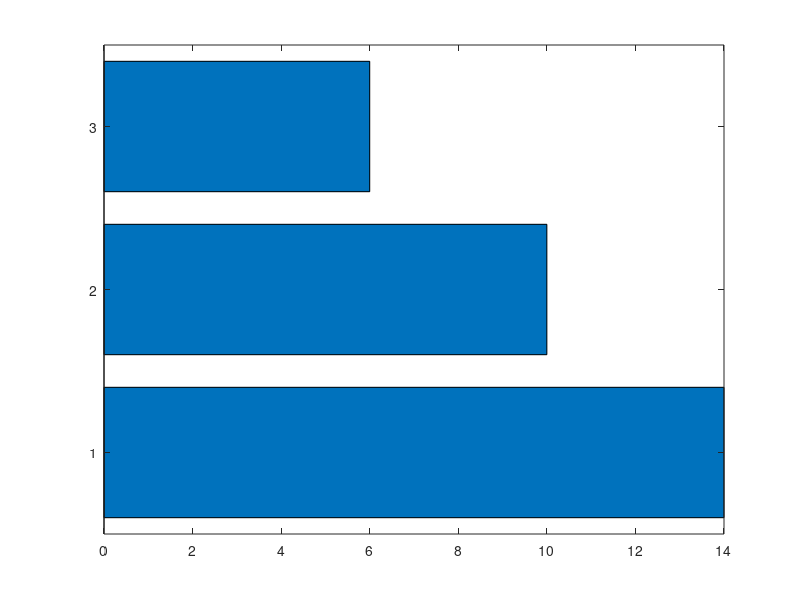

Recreate this plot in MATLAB. (Note: this script raises an error after producing the figure.)
% MATLAB Code for Horizontal Bar Chart - ENERGY SOURCES

% 1. Define the categories and their corresponding counts
categories = {'Gas', 'Wood', 'Electricity'};
counts = [10, 6, 14];

% To make the chart more intuitive, let's sort the data
[sorted_counts, sort_order] = sort(counts, 'descend');
sorted_categories = categories(sort_order);

% 2. Create the horizontal bar chart
fig1 = figure; % Creates a new figure window for the first chart
set (fig1, "Position", [100, 100, 600, 200])
b = barh(sorted_counts);

% --- NEW: Add custom colors ---
% Define RGB colors for the bars (rows correspond to sorted data)
bar_colors = [
    0.1, 0.5, 0.8;  % Blue for 'Electricity' (highest)
    0.9, 0.4, 0.1;  % Orange for 'Gas'
    0.5, 0.3, 0.1   % Brown for 'Wood' (lowest)
];
b.FaceColor = 'flat';      % Allow each bar to have a different color
b.CData = bar_colors;      % Apply the color matrix

% 3. Customize the chart for clarity
title('Household Energy Sources');
xlabel('Number of Households');
ylabel('Energy Source');
set(gca, 'yticklabel', sorted_categories);
xlim([0, 17]); % Set x-axis limit
grid on;

% 4. Add the exact counts as text labels on the bars
xtips = b.YData;
ytips = b.XData;
labels = string(xtips);
text(xtips-0.5, ytips, labels, 'HorizontalAlignment', 'center', 'VerticalAlignment', 'middle', 'Color', 'white', 'FontWeight', 'bold');

% Adjust axis limits to provide some space
ylim([0.5, length(categories) + 0.5]);

%% Electricity access

% MATLAB Code for Horizontal Bar Chart - GRID CONNECTION

% 1. Define the new categories and their counts from the image
categories_grid = {'Grid', 'Illegal', 'Off-Grid'};
counts_grid = [14, 5, 3];

% Sort the data for better visualization
[sorted_counts_grid, sort_order_grid] = sort(counts_grid, 'descend');
sorted_categories_grid = categories_grid(sort_order_grid);

% 2. Create the new horizontal bar chart in a new figure
fig2 = figure; % Creates a new figure window for the second chart
set (fig2, "Position", [200, 200, 600, 200])
b2 = barh(sorted_counts_grid);

% --- Add custom colors ---
% Define RGB colors for the new set of bars
bar_colors_grid = [
    0.2, 0.7, 0.3;  % Green for 'Grid' (highest)
    0.8, 0.2, 0.2;  % Red for 'Illegal'
    0.5, 0.5, 0.5   % Grey for 'Off-Grid' (lowest)
];
b2.FaceColor = 'flat';      % Allow each bar to have a different color
b2.CData = bar_colors_grid; % Apply the color matrix

% 3. Customize the chart for clarity
title('Grid Connection Status');
xlabel('Number of Households');
ylabel('Connection Type');
set(gca, 'yticklabel', sorted_categories_grid);
xlim([0, 17]); % Set x-axis limit
grid on;

% 4. Add the exact counts as text labels on the bars
xtips = b2.YData;
ytips = b2.XData;
labels = string(xtips);
text(xtips-0.5, ytips, labels, 'HorizontalAlignment', 'center', 'VerticalAlignment', 'middle', 'Color', 'white', 'FontWeight', 'bold');

% Adjust axis limits to provide some space
ylim([0.5, length(categories_grid) + 0.5]);